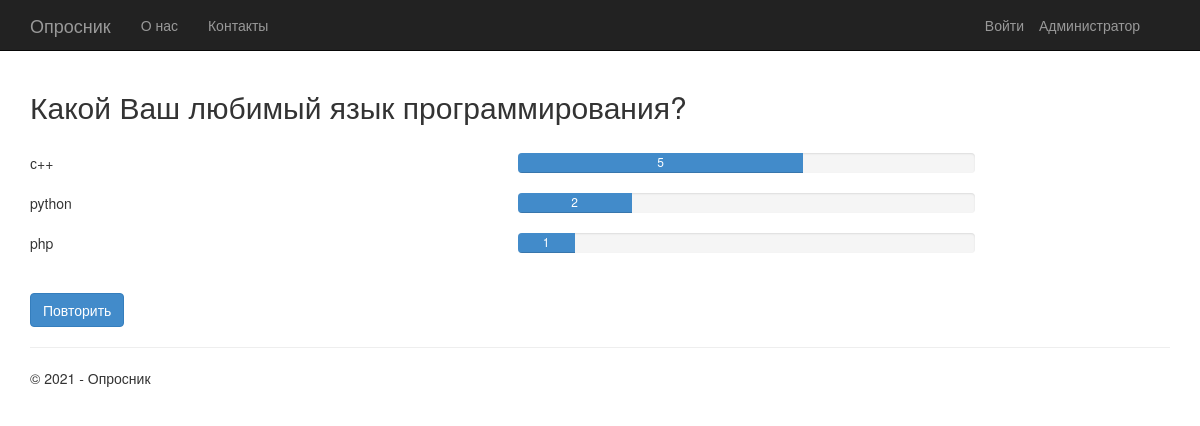
The app's page /3/results/ with its own data.
### app/models.py (models this page shows, shortened)
class Poll(models.Model):
    text = models.CharField(max_length=200)
    pub_date = models.DateTimeField('date published')
    def total_votes(self):
        return self.choice_set.aggregate(Sum('votes'))['votes__sum']

class Choice(models.Model):
    poll = models.ForeignKey(Poll, on_delete=models.CASCADE)
    text = models.CharField(max_length=200)
    votes = models.IntegerField(default=0)
    def votes_percentage(self):
        total=self.poll.total_votes()
        return self.votes / float(total) * 100 if total > 0 else 0

### app/views.py (the view)
class PollResultsView(DetailView):
    model = Poll
    def get_context_data(self, **kwargs):
        context = super(PollResultsView, self).get_context_data(**kwargs)
        context['title'] = 'Результат'
        context['btn'] = 'Повторить'
        context['year'] = datetime.now().year
        return context

### app/templates/app/results.html
{% extends "app/layout.html" %}
{% block content %}
<h2>{{ poll.text }}</h2>
<br />
{% for choice in poll.choice_set.all %}
<div class="row">
    <div class="col-sm-5">{{choice.text}}</div>
    <div class="col-sm-5">
        <div class="progress">
            <div class="progress-bar" role="progressbar" aria-valuenow="{{choice.votes}}" aria-valuemin="0" aria-valuemax="{{poll.total_votes}}" style="width: {{choice.votes_percentage}}%;">
                {{choice.votes}}
            </div>
        </div>
    </div>
</div>
{% endfor %}
<br />
<a class="btn btn-primary" href="{% url 'app:detail' poll.id %}">{{btn}}</a>
{% endblock %}

### app/static/app/content/site.css (style rules this page uses)
body { padding-top: 50px; padding-bottom: 20px; }

### records on screen
Poll: text "Какой Ваш любимый язык программирования?"
Choice: text "с++", votes "5"
Choice: text "python", votes "2"
Choice: text "php", votes "1"

### other values on screen
{{ btn }} "Повторить"
{{ year }} "2021"
